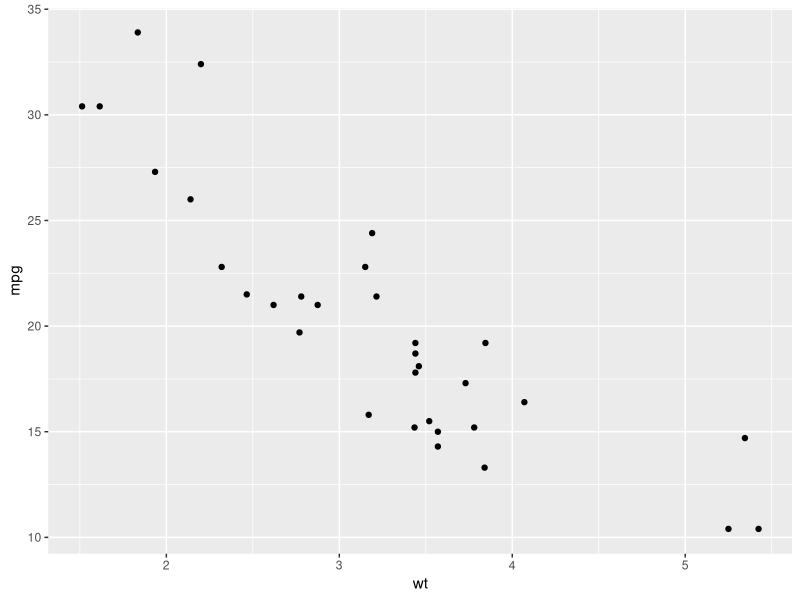
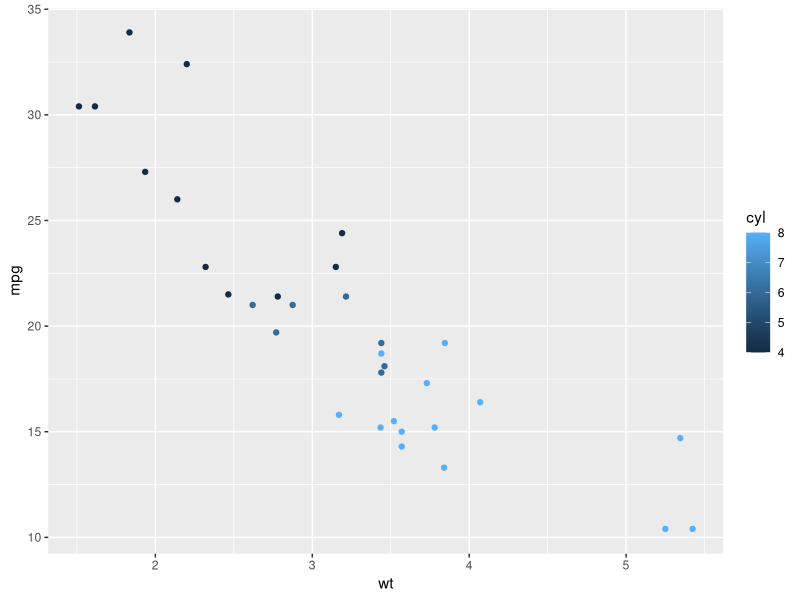
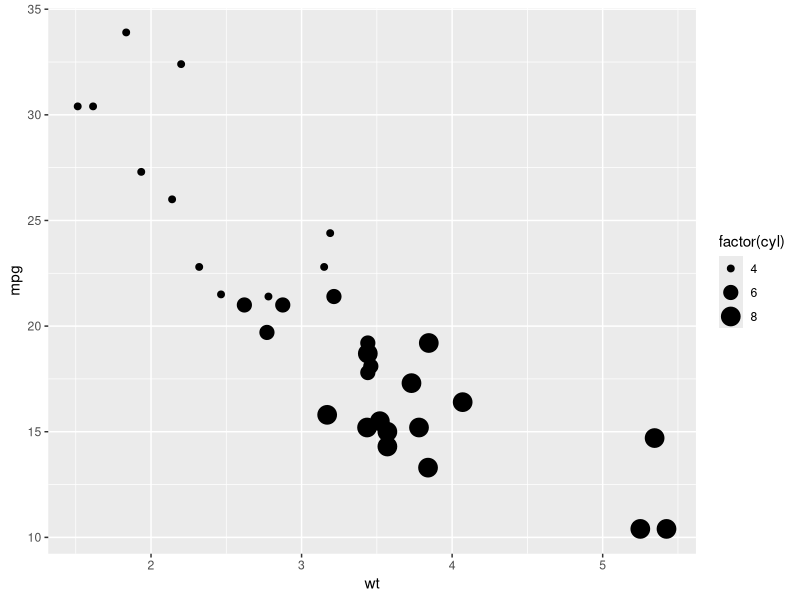
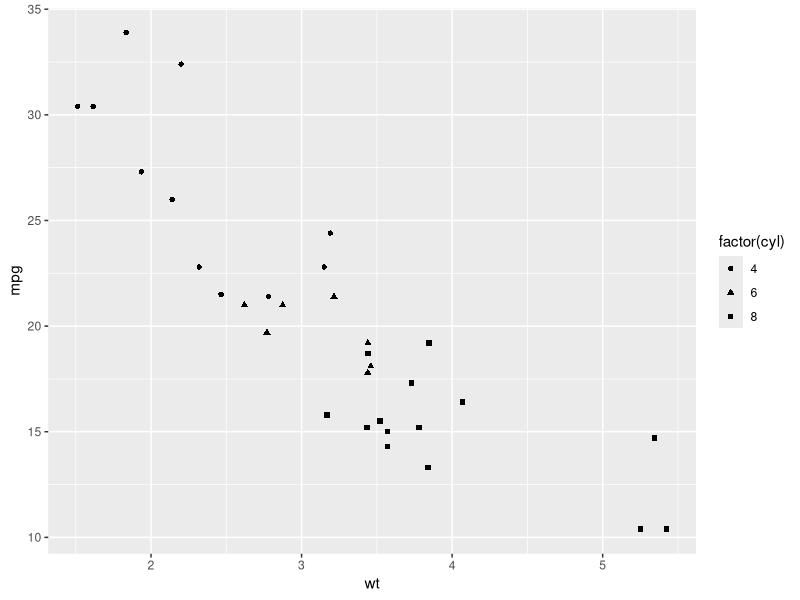
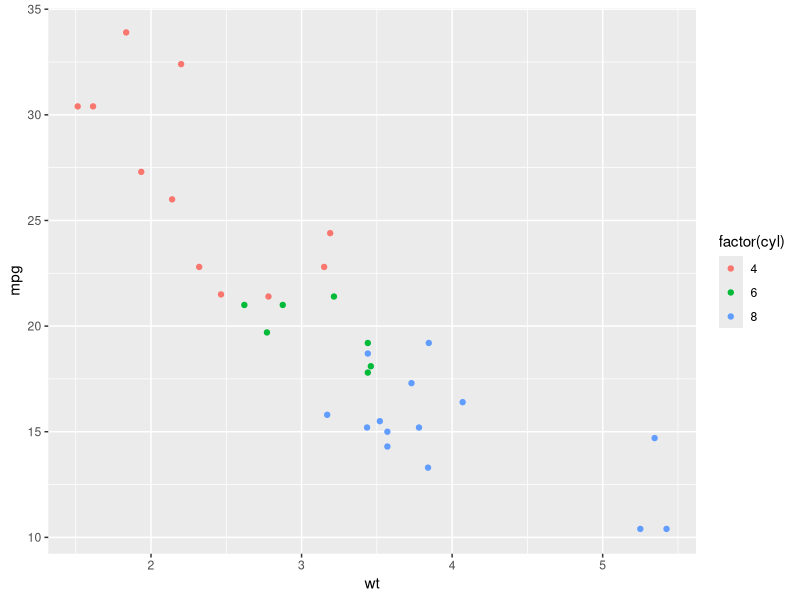
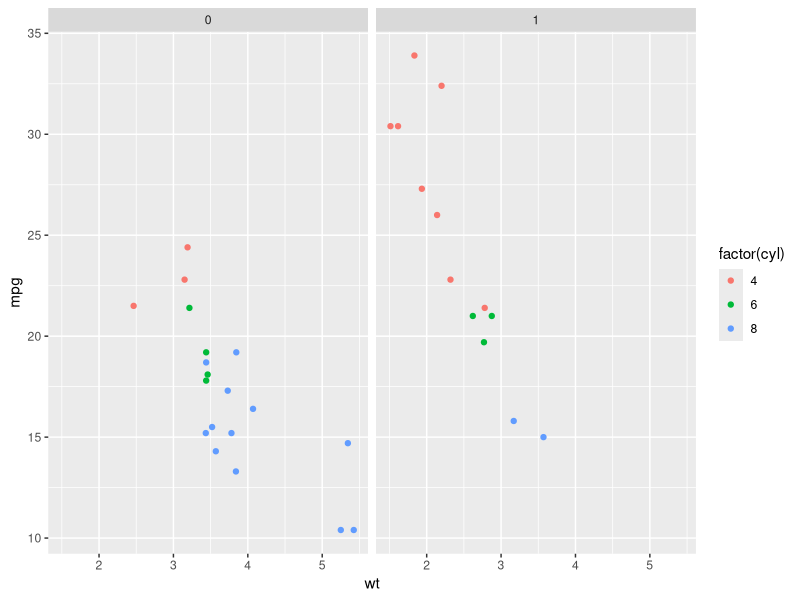
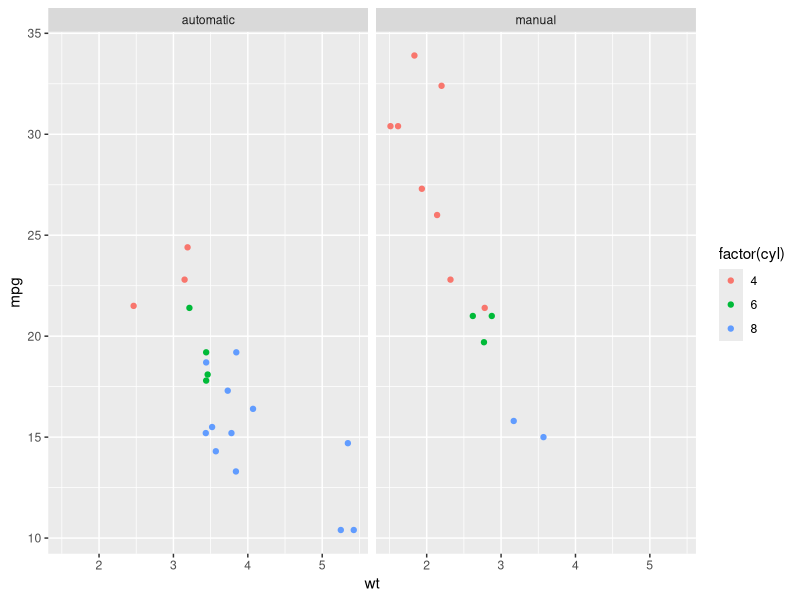
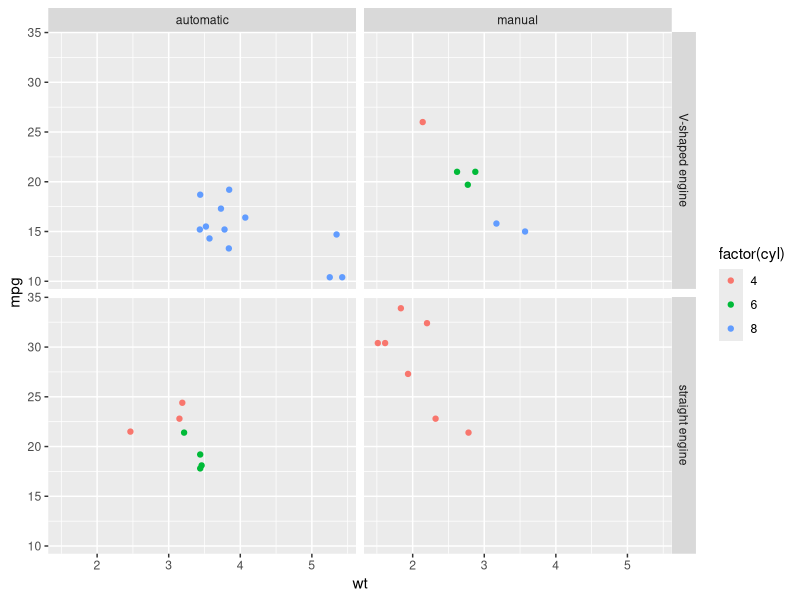

R code for these plots, in order:
## ---- chunk 1
library(ggplot2)
cars <- mtcars
?mtcars
## ---- chunk 2
dim(cars)
head(cars)
## ---- chunk 3
ggplot(data = cars) + #data layer
  geom_point(aes(x = wt, y = mpg)) #geom layer, aesthetics layer
## ---- chunk 4
ggplot(data = cars) + #data layer
  geom_point(aes(x = wt, y = mpg, color = cyl)) #geom layer, aesthetics layer

ggplot(data = cars) + #data layer
  geom_point(aes(x = wt, y = mpg, size = factor(cyl))) #geom layer, aesthetics layer, color
ggplot(data = cars) + #data layer
  geom_point(aes(x = wt, y = mpg, shape = factor(cyl))) #geom layer, aesthetics layer, color
ggplot(data = cars) + #data layer
  geom_point(aes(x = wt, y = mpg, color = factor(cyl))) #geom layer, aesthetics layer, color
## ---- chunk 5
ggplot(data = cars) + #data layer
  geom_point(aes(x = wt, y = mpg, color = factor(cyl))) + #geom layer, aesthetics layer, color
  facet_wrap(~factor(am)) #facet

#rename factor labels
cars$am <- as.factor(cars$am)
levels(cars$am) <- c("automatic", "manual")

ggplot(data = cars) + #data layer
  geom_point(aes(x = wt, y = mpg, color = factor(cyl))) + #geom layer, aesthetics layer, color
  facet_wrap(~am) #facet
  
## ---- chunk 6
cars$vs <- as.factor(cars$vs)
levels(cars$vs) <- c("V-shaped engine", "straight engine")

ggplot(data = cars) + #data layer
  geom_point(aes(x = wt, y = mpg, color = factor(cyl))) + #geom layer, aesthetics layer, color
  facet_grid(vs~am) #facet
## ---- chunk 7
ggplot(data = cars) + #data layer
  geom_point(aes(x = wt, y = mpg, color = factor(cyl), size = disp, shape = factor(gear))) + #geom layer, aesthetics layer, color
  facet_grid(vs~am)
## ---- chunk 8
labeled_plot <- ggplot(data = cars) + #data layer
  geom_point(aes(x = wt, y = mpg, color = factor(cyl))) + #geom layer, aesthetics layer, color
  ggtitle("Relationship between mpg and weight \n in mtcars") + 
  xlab("weight (1000 lbs)") + 
  ylab("miles per gallon (mpg)") +
  labs(color = "Cylinder type")

labeled_plot
## ---- chunk 9
cylinder_colors <- c("#035AA6", "#F2AE2E", "#F23D3D")

labeled_plot +
  scale_color_manual(values=cylinder_colors)
## ---- chunk 10
cars$cyl <- factor(cars$cyl)
cars$cyl <- factor(cars$cyl, levels(cars$cyl)[c(3,2,1)])

ggplot(data = cars) + #data layer
  geom_point(aes(x = wt, y = mpg, color = cyl)) + #geom layer, aesthetics layer, color
  ggtitle("Relationship between mpg and weight \n in mtcars") + 
  xlab("weight (1000 lbs)") + 
  ylab("miles per gallon (mpg)") +
  labs(color = "Cylinder type") +
  scale_color_manual(values=cylinder_colors)
## ---- chunk 11
labeled_plot + 
  geom_smooth(aes(x = wt, y = mpg, color = factor(cyl)), method = "lm", se = FALSE) #additional geoms inherit data and aesthetics from the predefined plot


#we can also define a new dataset for an additional geom
library(dplyr)
means <- cars %>% 
  group_by(cyl) %>% 
  summarise(mean.wt = mean(wt), mean.mpg = mean(mpg))
means

labeled_plot + 
  geom_point(data = means, aes(x = mean.wt, y = mean.mpg, color = cyl), size = 10, alpha = 0.5) +
  scale_color_manual(values=c(cylinder_colors))
## ---- chunk 12
library(ggthemes)
labeled_plot + 
  theme_fivethirtyeight()
